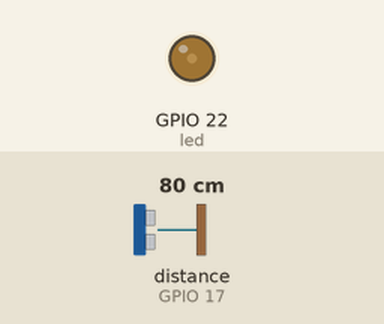
Simulated run of this program. Board: Raspberry Pi (BCM pin numbers). Shown: output pins drawn as LEDs (lit = HIGH). The test bench sets the inputs (shaded band); at power-on: distance to the obstacle (sensor on GPIO 17) 80 cm.

Above: at 1.2 s.
1.3 s: distance to the obstacle (sensor on GPIO 17) set to 2 cm
At 3.6 s:
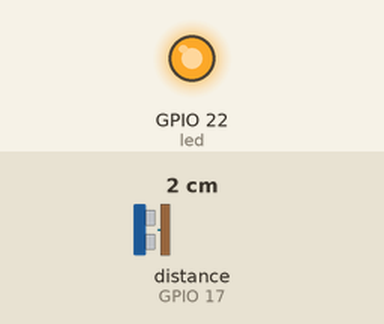
3.9 s: distance to the obstacle (sensor on GPIO 17) set to 35 cm
At 5.3 s:
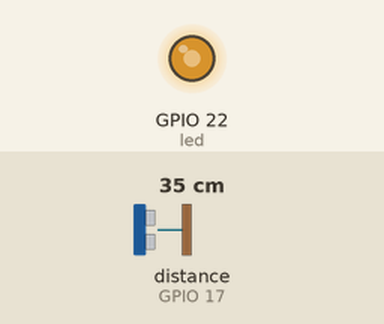
5.9 s: distance to the obstacle (sensor on GPIO 17) set to 60 cm
At 6.9 s:
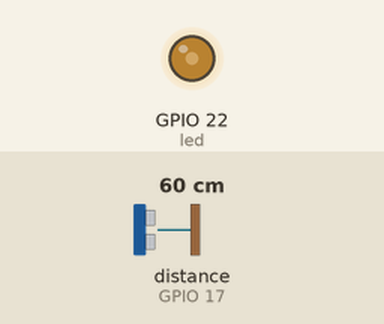
Timing chart, 0 to 8.9 s (numbered marks = the images above; inputs shaded):
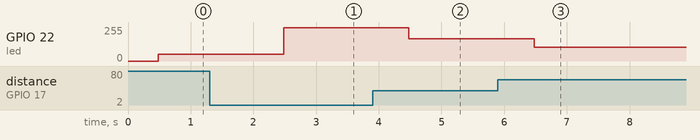

The program:

distancesensor.py
```python
from gpiozero import DistanceSensor, PWMLED
from time import sleep

def measure_distance():
    sensor = DistanceSensor( 17, 4, max_distance=1)
    led = PWMLED(22)
    while True:
        led.value = 1.0 - sensor.distance
        sleep(1)

if __name__ == "__main__":
    measure_distance()
```

Measured:
- after the input at 1.3 s, GPIO 22 (led): 51/255 → 250/255 after 1.2 s
- after the input at 3.9 s, GPIO 22 (led): 250/255 → 166/255 after 0.58 s
- after the input at 5.9 s, GPIO 22 (led): 166/255 → 102/255 after 0.58 s
